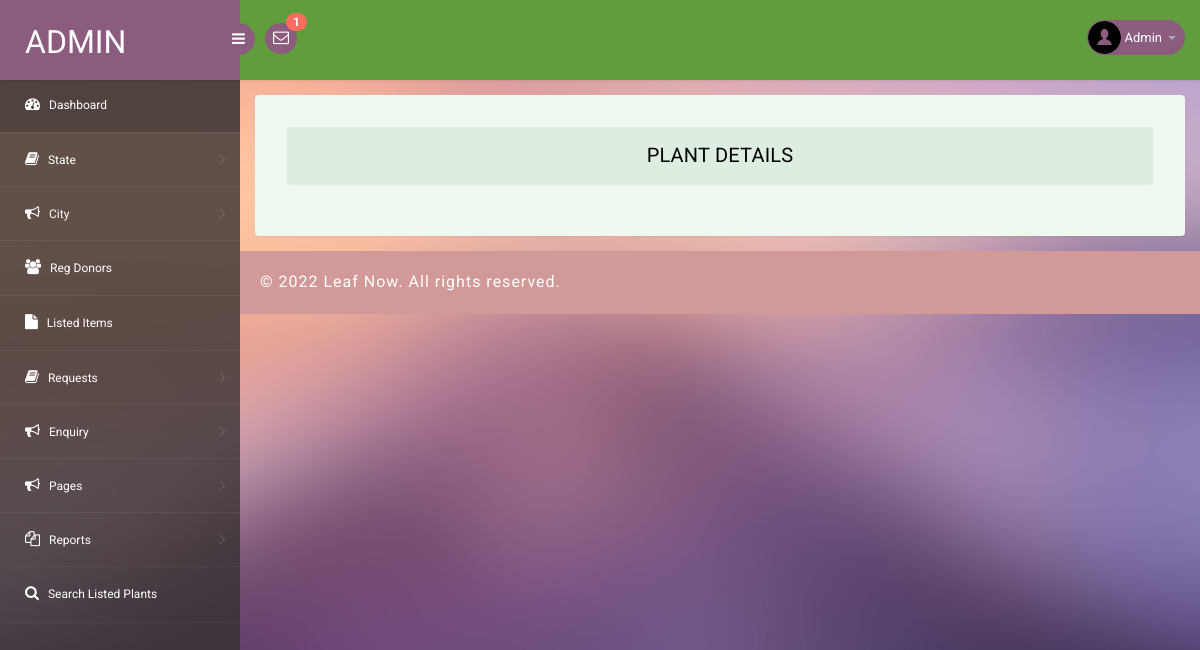
The page /fwms/admin/plant-details.php (signed in) on the database as committed earlier.
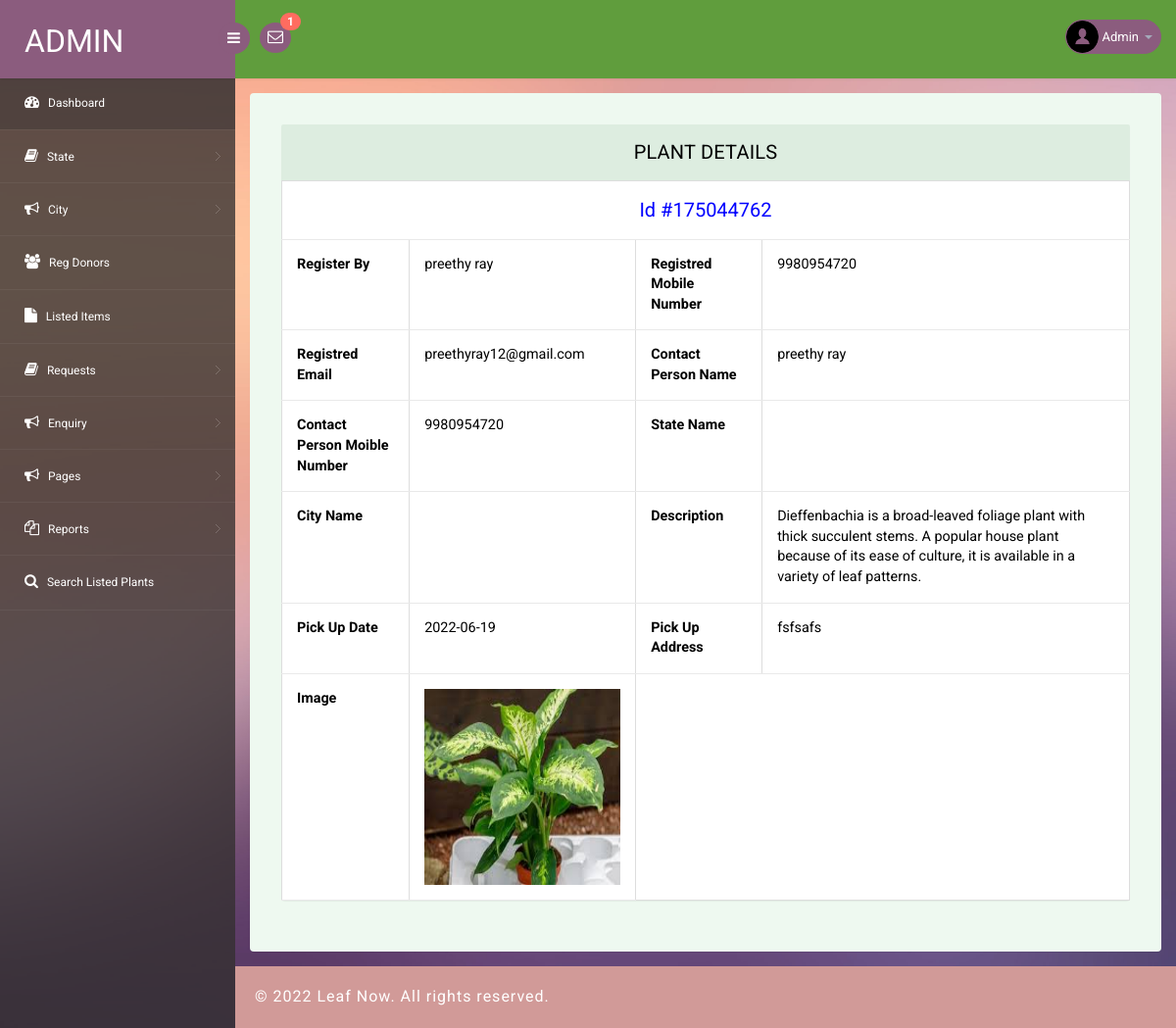
The same page on the database as committed later.
### tables this page shows
CREATE TABLE `tblplant` (
  `ID` int(10) NOT NULL,
  `DonorID` int(10) DEFAULT NULL,
  `plantId` int(10) DEFAULT NULL,
  `plantItems` mediumtext DEFAULT NULL,
  `StateName` varchar(200) DEFAULT NULL,
  `CityName` varchar(200) DEFAULT NULL,
  `Description` mediumtext DEFAULT NULL,
  `PickupDate` varchar(200) DEFAULT NULL,
  `PickupAddress` mediumtext DEFAULT NULL,
  `ContactPerson` varchar(200) DEFAULT NULL,
  `CPMobNumber` bigint(10) DEFAULT NULL,
  `Image` varchar(200) DEFAULT NULL,
  `CreationDate` timestamp NULL DEFAULT current_timestamp(),
  `UpdationDate` timestamp NULL DEFAULT NULL ON UPDATE current_timestamp()
);

CREATE TABLE `tbldonor` (
  `ID` int(10) NOT NULL,
  `FullName` varchar(200) DEFAULT NULL,
  `Email` varchar(200) DEFAULT NULL,
  `MobileNumber` bigint(10) DEFAULT NULL,
  `Password` varchar(120) DEFAULT NULL,
  `RegDate` timestamp NULL DEFAULT current_timestamp()
);

### fwms/admin/plant-details.php (the view, shortened to what this page needs)
<?php
if (strlen($_SESSION['pgasaid']==0)) {
  header('location:logout.php');
  } else{
?>
<!DOCTYPE html>
<head>
<link rel="stylesheet" href="css/bootstrap.min.css" >
<link href="css/style.css" rel='stylesheet' type='text/css' />
<link href="css/style-responsive.css" rel="stylesheet"/>
<link rel="stylesheet" href="css/font.css" type="text/css"/>
<link href="css/font-awesome.css" rel="stylesheet">
</head>
<body>
<section id="container">
<?php include_once('includes/header.php');?>
<?php include_once('includes/sidebar.php');?>
<section id="main-content">
	<section class="wrapper">
		<div class="table-agile-info">
 <div class="panel panel-default">
    <div class="panel-heading">
  Plant Details
    </div>
    <div>
<?php
$vid=$_GET['viewid'];
$ret=mysqli_query($con,"select tblplant.plantId,
tblplant.ID,tblplant.plantId,tblplant.ContactPerson,tblplant.CPMobNumber,tblplant.CreationDate,tblplant.plantItems,tblplant.StateName,tblplant.CityName,tblplant.Description,tblplant.PickupDate,tblplant.PickupAddress,tblplant.Image,tblplant.UpdationDate,tbldonor.FullName,tbldonor.MobileNumber,tbldonor.Email from
tblplant
join tbldonor on tblplant.DonorID=tbldonor.ID
 where  tblplant.ID='$vid'");
while ($row=mysqli_fetch_array($ret)) {
?>
      <table border="1" class="table table-bordered mg-b-0">
    <tr align="center">
<td colspan="4" style="font-size:20px;color:blue">
 Id #<?php  echo $row['plantId'];?></td></tr>
  <tr>
    <th>Register By </th>
    <td><?php  echo $row['FullName'];?></td>
    <th>Registred Mobile Number</th>
    <td><?php  echo $row['MobileNumber'];?></td>
  </tr>
<tr>
    <th>Registred Email</th>
    <td><?php  echo $row['Email'];?></td>
    <th>Contact Person Name</th>
    <td><?php  echo $row['ContactPerson'];?></td>
  </tr>
  <tr>
    <th>Contact Person Moible Number</th>
    <td><?php  echo $row['CPMobNumber'];?></td>
    <th>State Name</th>
    <td><?php echo $row['StateName']; ?></td>
  </tr>
<tr><th>City Name</th>
<td>
  </td>
<th>Description</th>
<td>
<?php echo $row['Description']; ?>
  </td>
  </tr>
  <tr>
<th>Pick Up Date</th>
<td>
<?php echo $row['PickupDate']; ?>
  </td>
<th>Pick Up Address</th>
<td>
<?php echo $row['PickupAddress']; ?>
  </td>
  </tr>
  <tr>
<th>Image</th>
<td>
<img src="../donor/images/<?php echo $row['Image']; ?>" width="200" height="200">
  </td>
 </tr>
</table>
<?php } ?>
    </div>
  </div>
</div>
</section>
		 <?php include_once('includes/footer.php');?>
</section>
</section>
</body>
</html>
<?php }  ?>

Rows that differ between the two databases and show on the page:
added tblplant: plantId "175044762", DonorID.FullName "preethy ray", DonorID.MobileNumber "9980954720", DonorID.Email "preethyray12@gmail.com", ContactPerson "preethy ray", CPMobNumber "9980954720", Description "Dieffenbachia is a broad-leaved foliage plant with thick succulent stems. A popular house plant because of its ease of culture, it is available in a variety of leaf patterns.", PickupDate "2022-06-19", PickupAddress "fsfsafs", Image (picture)
